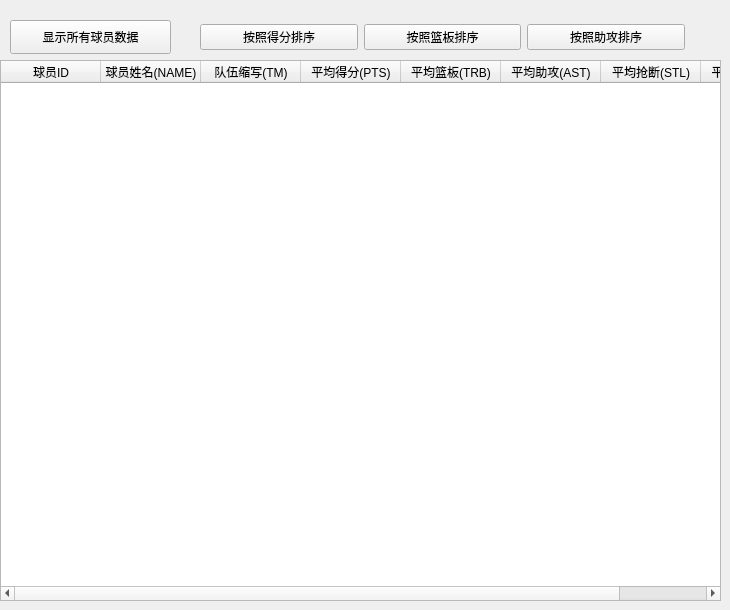
     <widget class="QWidget" name="player_show_all_player_tab">
      <attribute name="title">
       <string>查看所有球员</string>
      </attribute>
      <widget class="QPushButton" name="show_all_pushButton">
       <property name="geometry">
        <rect>
         <x>10</x>
         <y>20</y>
         <width>161</width>
         <height>34</height>
        </rect>
       </property>
       <property name="text">
        <string>显示所有球员数据</string>
       </property>
      </widget>
      <widget class="QTableWidget" name="player_tableWidget">
       <property name="geometry">
        <rect>
         <x>0</x>
         <y>60</y>
         <width>721</width>
         <height>541</height>
        </rect>
       </property>
       <column>
        <property name="text">
         <string>球员ID</string>
        </property>
       </column>
       <column>
        <property name="text">
         <string>球员姓名(NAME)</string>
        </property>
       </column>
       <column>
        <property name="text">
         <string>队伍缩写(TM)</string>
        </property>
       </column>
       <column>
        <property name="text">
         <string>平均得分(PTS)</string>
        </property>
       </column>
       <column>
        <property name="text">
         <string>平均篮板(TRB)</string>
        </property>
       </column>
       <column>
        <property name="text">
         <string>平均助攻(AST)</string>
        </property>
       </column>
       <column>
        <property name="text">
         <string>平均抢断(STL)</string>
        </property>
       </column>
       <column>
        <property name="text">
         <string>平均盖帽(BLK)</string>
        </property>
       </column>
      </widget>
      <widget class="QWidget" name="horizontalLayoutWidget">
       <property name="geometry">
        <rect>
         <x>200</x>
         <y>-3</y>
         <width>485</width>
         <height>80</height>
        </rect>
       </property>
       <layout class="QHBoxLayout" name="horizontalLayout">
        <item>
         <widget class="QPushButton" name="score_order_button">
          <property name="text">
           <string>按照得分排序</string>
          </property>
         </widget>
        </item>
        <item>
         <widget class="QPushButton" name="trb_order_button">
          <property name="text">
           <string>按照篮板排序</string>
          </property>
         </widget>
        </item>
        <item>
         <widget class="QPushButton" name="ast_order_button">
          <property name="text">
           <string>按照助攻排序</string>
          </property>
         </widget>
        </item>
       </layout>
      </widget>
     </widget>
